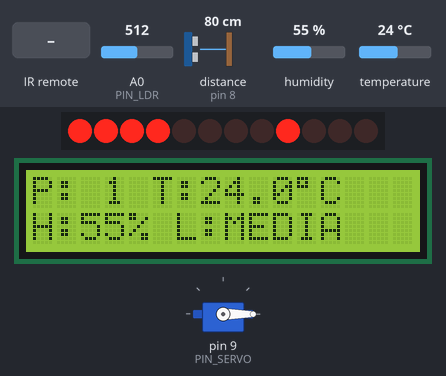
A sketch run on a simulated Arduino Uno, built with avr-gcc and run on an emulated ATmega328P. Parts: 12 shift-register outputs drawn as a row of LEDs (first output left, lit = HIGH), servo, 16×2 character LCD. Wiring (from diagram.json): 2 × shift register (74HC595): data pin 11; shift clock pin 12; latch pin 10; ultrasonic range finder: trigger pin 7; echo pin 8; row of LEDs: on Q0, Q1, Q2, Q3, Q4, Q5, Q6, Q7, Q8, Q9, Q10, Q11. The test bench sets the inputs (shaded band); at power-on: A0 (PIN_LDR) = 512, humidity 55 %, temperature 24 °C, distance to the obstacle (sensor on pin 8) 80 cm. The echo pulse lasts 58.3 µs per cm; EEPROM starts erased; what the sketch prints to the serial monitor is not drawn.

Above: at 3.3 s.
3.4 s: A0 (PIN_LDR) set to 306
At 4.2 s:
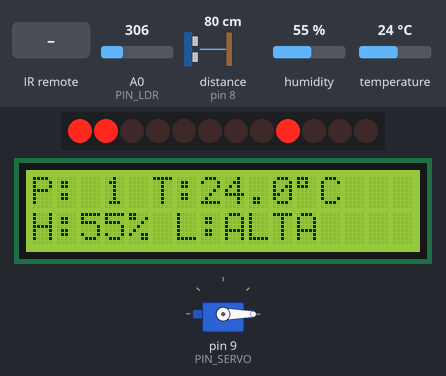
4.9 s: humidity set to 88 %
At 7.1 s:
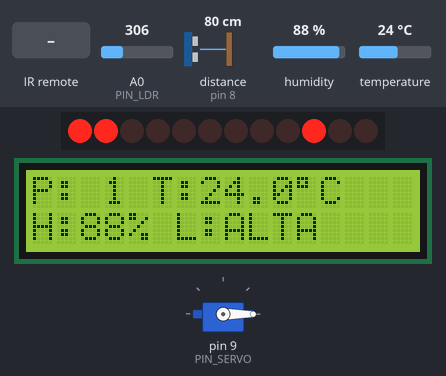
7.7 s: infrared code 0x90 received
At 9.2 s:
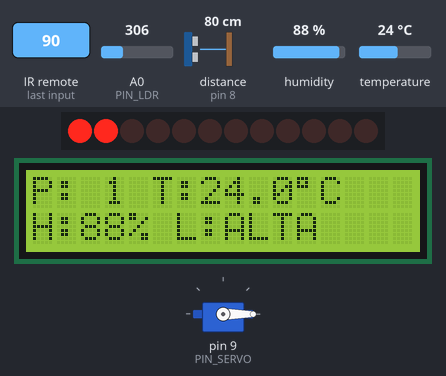
9.5 s: A0 (PIN_LDR) set to 368
11.0 s: A0 (PIN_LDR) set to 395
At 12.3 s:
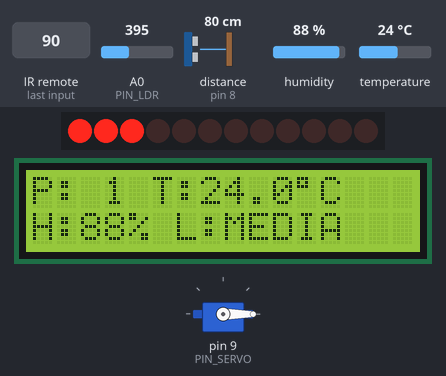
12.6 s: temperature set to 12 °C
At 13.1 s:
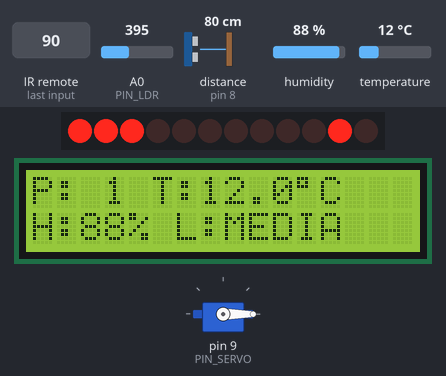
Timing chart, 0 to 15.1 s (numbered marks = the images above; inputs shaded):
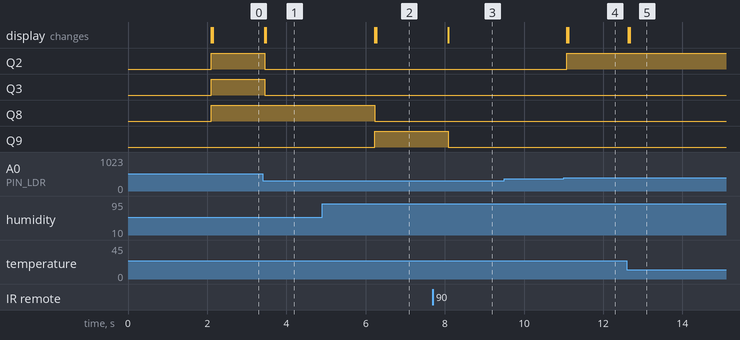

The sketch:

sketch.ino
```cpp
// SISTEMA PARA EL CONTROL DE UN ASCENSOR DE 5 PLANTAS en ACME S.A.

// Librerías necesarias
#include <DHT.h>
#include <Wire.h>
#include <LiquidCrystal_I2C.h>
#include <Servo.h>
#include <IRremote.h>
#include <EEPROM.h>

// Definición de los pines de conexiones del Hardware
#define PIN_DHT 2                     // Pin para el sensor DHT22
#define PIN_IR 3                      // Pin para el receptor de infrarrojos
#define PIN_TRIG 7                    // Pines para el sensor HC-SR04
#define PIN_ECHO 8
#define PIN_SERVO 9                   // Pin para el servomotor
#define PIN_LDR A0                    // Pin para el sensor LDR
#define LATCH 10                      // Pines para los 74HC595
#define DATA 11
#define CLOCK 12

// Definición de sensores y actuadores
DHT dht(PIN_DHT, DHT22);
LiquidCrystal_I2C lcd(0x27, 16, 2);
Servo ascensor;

// Variables globales
int plantaActual = 1;                 // Plantas
float tempDeseada = 25.0;             // Temperatura
float zonaMuertaTemp = 2.0;
float humDeseada = 80.0;              // Humedad
float zonaMuertaHum = 5.0;
float tempAnt = 25;                   // Variables de estado anterior para el LCD
float humAnt = 80;
int luzAnt = -1;
int plantaAnt = -1;

bool actualizarPantalla = true;

bool falloDHT = false;
bool falloLDR = false;

// Inicialización
void setup() {
  Serial.begin(9600);                 // Puerto serie

  dht.begin();                        // Iniciar sensores
  IrReceiver.begin(PIN_IR, ENABLE_LED_FEEDBACK);
  pinMode(PIN_TRIG, OUTPUT);          // Disparo como entrada
  pinMode(PIN_ECHO, INPUT);           // Salida del HC-SR04
  pinMode(DATA, OUTPUT);              // Pines del 74HC595 como salidas
  pinMode(CLOCK, OUTPUT);
  pinMode(LATCH, OUTPUT);

  actualizarLEDs(0, 0);               // Leds apagados al empezar
  ascensor.attach(PIN_SERVO);         // Iniciar servo como actuador

  lcd.init();                         // Iniciar LCD
  lcd.backlight();
  lcd.setCursor(0,0);                 // Pantalla de inicio para el LCD
  lcd.print("ASCENSOR ACME S.A. ");
  lcd.setCursor(0,1);
  lcd.print("Inicializando...");

  delay(2000);

  plantaActual = EEPROM.read(0);              // Planta guardada
  if(plantaActual < 1 || plantaActual > 5){
    plantaActual = 1;
  }
  moverAscensor(plantaActual, map(plantaActual,1,5,0,180));

  lcd.clear();
}

// Programa principal
void loop() {
  // Lectura de sensores de temperatura y humedad y de iluminación
  float t = dht.readTemperature();
  float h = dht.readHumidity();
  int luz = analogRead(PIN_LDR);

  falloDHT = false;
  falloLDR = false;
  if (isnan(t) || isnan(h)) {
    falloDHT = true;
    t = tempAnt;
    h = humAnt;
    Serial.println("ERROR DHT22");
  }

  if (luz < 0 || luz > 1023) {
    falloLDR = true;
    luz = luzAnt;
    Serial.println("ERROR LDR");
  }

  // Lógica tras la lectura
  byte salidaHT = calcularHT(t, h);
  byte salidaLuz = calcularLuz(luz);
  actualizarLEDs(salidaHT, salidaLuz);

  // Almacenar el estado para sacar por el puerto serie
  int nivelLuz = __builtin_popcount(salidaLuz);
  String estadoLuz = "";
  if (nivelLuz >= 6) {
    estadoLuz = "OSCURA";
  } else if (nivelLuz >= 3) {
    estadoLuz = "MEDIA";
  } else {
    estadoLuz = "ALTA";
  }

  // Detección de presencia con  el ultrasonidos si la distancia está entre 0 y 100
  float distancia = ultrasonico();
  bool usuarioDetectado = (distancia > 0 && distancia < 100);

  // Funcionamiento de los infrarrojos para indicar la planta
  if (IrReceiver.decode()) {
    int plantaMarcada = IrReceiver.decodedIRData.command;
    switch(plantaMarcada) {
      case 48: moverAscensor(1, 0); break;    // Planta 1
      case 24: moverAscensor(2, 45); break;   // Planta 2
      case 122: moverAscensor(3, 90); break;  // Planta 3
      case 16: moverAscensor(4, 135); break;  // Planta 4
      case 56: moverAscensor(5, 180); break;  // Planta 5
      case 2:                                 // Subir temperatura (+)
        tempDeseada++;
        Serial.print("Temp SP: ");
        Serial.println(tempDeseada);
        actualizarPantalla = true;
        break;
      case 152:                                // Bajar temperatura (-)
        tempDeseada--;
        Serial.print("Temp SP: ");
        Serial.println(tempDeseada);
        actualizarPantalla = true;
        break;
      case 144:                                // Subir humedad (>>)
        humDeseada += 5;
        Serial.print("Hum SP: ");
        Serial.println(humDeseada);
        actualizarPantalla = true;
        break;
      case 224:                                 // Bajar humedad (<<)
        humDeseada -= 5;
        Serial.print("Hum SP: ");
        Serial.println(humDeseada);
        actualizarPantalla = true;
        break;
    }
    IrReceiver.resume();
  }

  // Actualizar el display LCD (evita parpadeos al sobreescribir)
  if ( abs(t - tempAnt) > 0.3 || abs(h- humAnt) > 1 || abs(luz - luzAnt) > 10 || plantaActual != plantaAnt || actualizarPantalla) {
    lcd.clear();
    lcd.setCursor(0,0);
    lcd.print("P: "); lcd.print(plantaActual);
    lcd.print(" T:"); lcd.print(t,1); lcd.print((char)223); lcd.print("C ");
    lcd.setCursor(0,1);
    lcd.print("H:"); lcd.print(h,0); lcd.print("%");
    lcd.print(" L:"); lcd.print(estadoLuz);

    if(falloDHT){
      lcd.print(" DHT!");
    }
    else if(falloLDR){
      lcd.print(" LDR!");
    }

    Serial.print("Planta: "); Serial.println(plantaActual);
    Serial.print("Iluminacion: "); Serial.println(estadoLuz);
    Serial.print("Temperatura: "); Serial.println(t);
    Serial.print("Humedad: "); Serial.println(h);
    Serial.println("Presencia: "); Serial.println(usuarioDetectado ? "SI" : "NO");
    Serial.print("SP Temp: "); Serial.println(tempDeseada);
    Serial.print("SP Hum: "); Serial.println(humDeseada);
    Serial.println("--------------------");

    // Guardar valores anteriores
    tempAnt = t;
    humAnt = h;
    luzAnt = luz;
    plantaAnt = plantaActual;

    actualizarPantalla =  false;
  }
  delay(200);
}

// Calcular los bytes de salida para los registros de movimiento de los LEDs
byte calcularHT(float t, float h) {
  byte estadoHT = 0;

  if (t > tempDeseada + zonaMuertaTemp) estadoHT |= B00001000;    // Refrigeración
  if (t < tempDeseada - zonaMuertaTemp) estadoHT |= B00000100;    // Calefacción
  if (h > humDeseada + zonaMuertaHum) estadoHT |= B00000010;      // Deshumidificar
  if (h < humDeseada - zonaMuertaHum) estadoHT |= B00000001;      // Humidificar

  return estadoHT;
}
byte calcularLuz(int luz) {
  // Iluminación artificial: a mayor luz ambiente, menos LEDs encendidos. 8 niveles
  byte estadoL = 0;

  int nivel = map(luz, 0, 1023, 0, 8);                // Convertir luz a número de LEDs
  nivel = constrain(nivel, 0, 8);                     // Limitar el valor de núm. de LEDs
  for (int i = 0; i < nivel; i++) {
    estadoL |= (1 << i);                              // Calcular LEDs encendidos necesarios
  }

  return estadoL;
}

// Función para actualizar el estado de los LEDs
void actualizarLEDs(byte salidaHT, byte salidaLuz) {
  digitalWrite(LATCH, LOW);
  shiftOut(DATA, CLOCK, MSBFIRST, salidaHT);          // Primero el que no se conecta directamente al Arduino
  shiftOut(DATA, CLOCK, MSBFIRST, salidaLuz);
  digitalWrite(LATCH, HIGH);
}

// Función movimiento ascensor
void moverAscensor(int planta, int angulo) {
  ascensor.write(angulo);                         // Simular el movimiento con el ángulo del servo
  plantaActual = planta;                          // Ya ha llegado a la planta
  EEPROM.update(0, plantaActual);                 // Almacenar la planta
  actualizarPantalla = true;                      // Actualizar el display
  Serial.print("Ascensor en planta ");
  Serial.println(plantaActual);
}

// Función para el sensor de ultrasonidos
float ultrasonico() {
  digitalWrite(PIN_TRIG, LOW);                    // Sensor primero en reposo
  delayMicroseconds(2);
  digitalWrite(PIN_TRIG, HIGH);                   // Enviar onda de ultrasonidos
  delayMicroseconds(10);
  digitalWrite(PIN_TRIG, LOW);

  long tiempo = pulseIn(PIN_ECHO, HIGH, 30000);    // Tiempo en alto de ECHO incluyendo timeout
  float distancia = tiempo * 0.034 / 2;           // Calcular: V_sonido = D / T

  return distancia;
}
```

Measured:
- the behaviour switches between 383 and 384 on A0 (PIN_LDR) (found by bisection; images 3 and 4)
- after the input at 3.4 s, Q2, Q3: HIGH → LOW after 0.05 s; the display: first changes after 0.05 s (image 1 shows a later state)
- after the input at 4.9 s, Q8: HIGH → LOW after 1.3 s; Q9: LOW → HIGH after 1.3 s; the display: first changes after 1.3 s (image 2 shows a later state)
- after the input at 7.7 s, Q9: HIGH → LOW after 0.39 s; the display: changes after 0.39 s (image 3)
- after the input at 9.5 s, every drawn part: stays the same
- after the input at 11.0 s, Q2: LOW → HIGH after 0.08 s; the display: first changes after 0.08 s (image 4 shows a later state)
- after the input at 12.6 s, the display: first changes at once (image 5 shows a later state)
